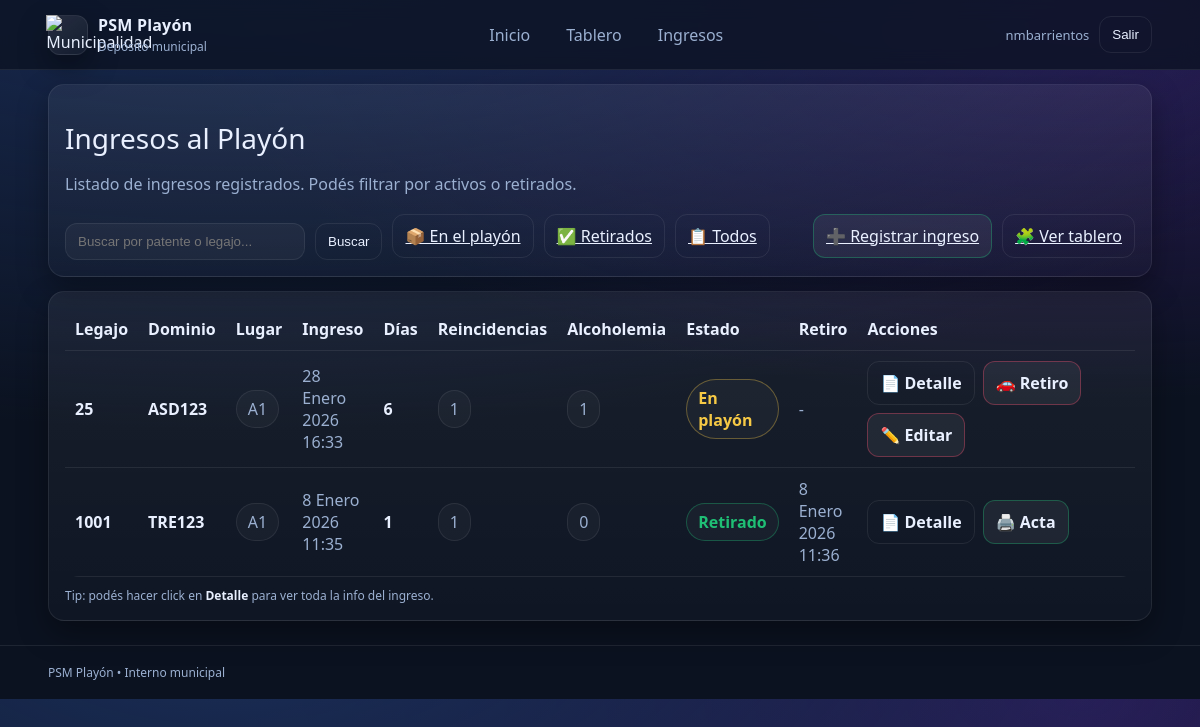
The app's page /ingresos/ (signed in), older data.
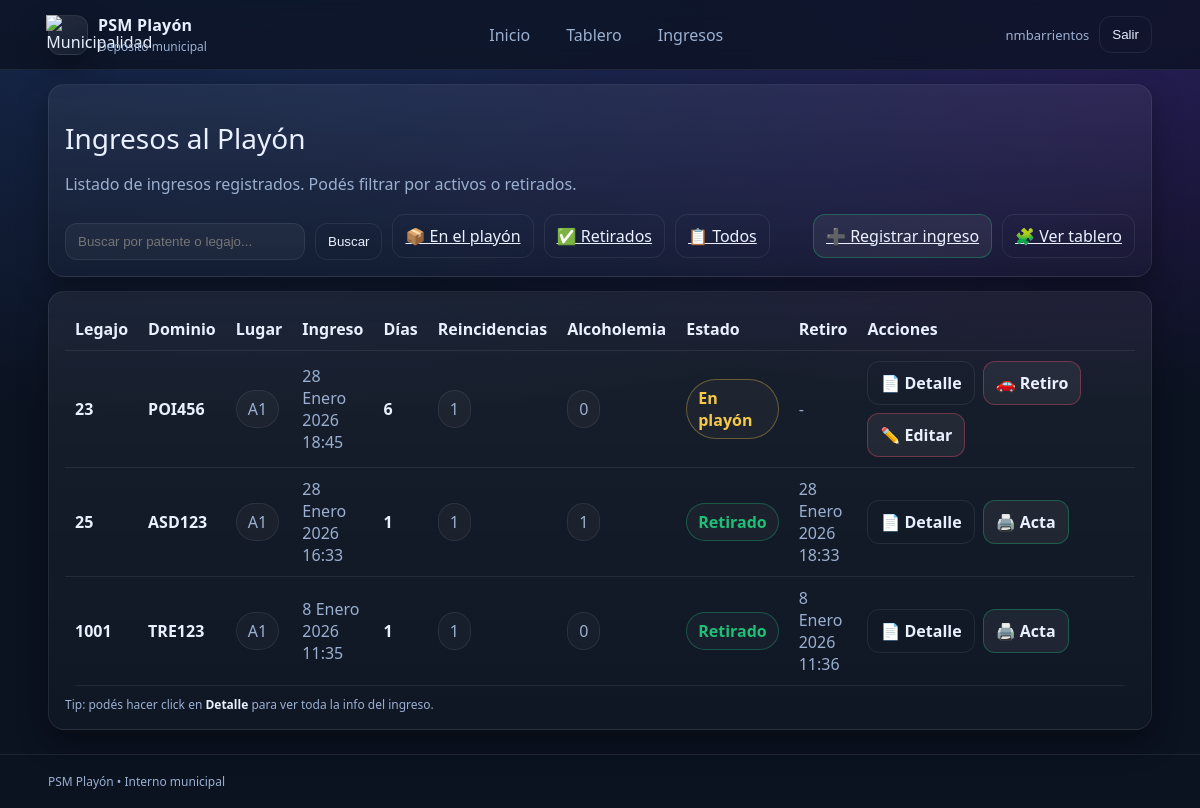
The same page, newer data.
### vehiculos/models.py (models this page shows, shortened)
class IngresoPlayon(models.Model):
    TIPO_VEHICULO_CHOICES = [
        ("AUTO", "Auto"),
        ("MOTO", "Moto"),
        ("CAMIONETA", "Camioneta"),
        ("CAMION", "Camión"),
        ("OTRO", "Otro"),
    ]
    vehiculo = models.ForeignKey(Vehiculo, on_delete=models.PROTECT, related_name="ingresos")
    fecha_ingreso = models.DateTimeField("Fecha de ingreso", auto_now_add=True)
    tipo_vehiculo = models.CharField("Tipo de vehículo", max_length=20, choices=TIPO_VEHICULO_CHOICES, blank=False)
    marca = models.CharField(max_length=50, blank=False)
    modelo = models.CharField(max_length=50, blank=False)
    anio = models.PositiveIntegerField("Año", null=True, blank=False)
    color = models.CharField(max_length=30, blank=False)
    nro_legajo_playon = models.CharField("N° de legajo en playón", max_length=30, unique=True)
    lugar_infraccion = models.CharField("Lugar de la infracción", max_length=255, blank=False)
    acta_infraccion_recibida = models.BooleanField("Acta de infracción recibida", default=False)
    acta_secuestro_recibida = models.BooleanField("Acta de secuestro recibida", default=False)
    inventario_objetos_visibles_recibido = models.BooleanField("Inventario de objetos visibles recibido", default=False)
    registro_fotografico_recibido = models.BooleanField("Registro fotográfico recibido", default=False)
    PRUEBA_ALCOHOLEMIA_CHOICES = [
        ("SI", "Sí"),
        ("NO", "No"),
        ("NC", "No corresponde"),
    ]
    prueba_alcoholemia_estado = models.CharField(
        "Prueba de alcoholemia/test",
        max_length=2,
        choices=PRUEBA_ALCOHOLEMIA_CHOICES,
        default="NC",
    )
    coincide_inventario = models.BooleanField("¿Coincide el inventario?", default=False)
    coinciden_danios_registrados = models.BooleanField("¿Coinciden los daños registrados?", default=False)
    detalle_danios_no_coincidentes = models.TextField("Detalle de daños no coincidentes", blank=True)
    bateria_desconectada = models.BooleanField("Batería desconectada", default=False)
    ubicacion_interna = models.CharField("Ubicación interna en playa", max_length=100, blank=False)
    lugar = models.ForeignKey(
        LugarPlayon,
        on_delete=models.PROTECT,
        null=True,
        blank=True,
        related_name="ingresos",
    )
    recibido_por = models.ForeignKey(User, on_delete=models.PROTECT, related_name="ingresos_recibidos")
    observaciones_generales = models.TextField("Observaciones generales", blank=True)
    retirado = models.BooleanField("¿Retirado?", default=False)
    fecha_retiro = models.DateTimeField("Fecha de retiro", null=True, blank=True)
    entregado_por = models.ForeignKey(
        User,
        on_delete=models.PROTECT,
        related_name="egresos_entregados",
        null=True,
        blank=True,
    )
    nombre_retira = models.CharField("Nombre de quien retira", max_length=100, blank=True)
    dni_retira = models.CharField("DNI de quien retira", max_length=20, blank=True)
    observaciones_egreso = models.TextField("Observaciones de egreso", blank=True)
    class Meta:
        verbose_name = "Ingreso al playón"
        verbose_name_plural = "Ingresos al playón"
        ordering = ["-fecha_ingreso"]
    @property
    def dias_en_playon(self):
        inicio = djtz.localtime(self.fecha_ingreso).date()
        fin_dt = self.fecha_retiro if (self.retirado and self.fecha_retiro) else djtz.now()
        fin = djtz.localtime(fin_dt).date()
        return (fin - inicio).days + 1

class Vehiculo(models.Model):
    dominio = models.CharField("Dominio (Patente)", max_length=10, unique=True)
    marca = models.CharField(max_length=50, blank=False)
    modelo = models.CharField(max_length=50, blank=False)
    color = models.CharField(max_length=30, blank=False)
    nro_chasis = models.CharField("N° de chasis", max_length=50, blank=False)
    nro_motor = models.CharField("N° de motor", max_length=50, blank=False)
    anio = models.PositiveIntegerField("Año", null=True, blank=False)
    fecha_alta = models.DateTimeField("Fecha de alta en sistema", auto_now_add=True)

class LugarPlayon(models.Model):
    ESTADO_CHOICES = [
        ("LIBRE", "Libre"),
        ("OCUPADO", "Ocupado"),
        ("FUERA", "Fuera de servicio"),
    ]
    TIPO_CHOICES = [
        ("GENERAL", "General"),
        ("MOTO", "Exclusivo motos"),
    ]
    fila = models.CharField(max_length=1)  # A-Z
    columna = models.PositiveSmallIntegerField()  # 1-15
    estado = models.CharField(max_length=10, choices=ESTADO_CHOICES, default="LIBRE")
    tipo = models.CharField(max_length=10, choices=TIPO_CHOICES, default="GENERAL")
    class Meta:
        unique_together = ("fila", "columna")
        ordering = ["fila", "columna"]
    @property
    def codigo(self):
        return f"{self.fila}{self.columna}"

### ingresos/views.py (the view)
# urls.py: path("", views.lista_ingresos, name="lista_ingresos"),  # todos
@login_required
def lista_ingresos(request):
    grupos = set(request.user.groups.values_list("name", flat=True))
    if "ENCARGADO_PLAYON" not in grupos and "ADMIN_SISTEMA" not in grupos:
        return render(request, "cuentas/no_permiso.html")
    q = (request.GET.get("q") or "").strip()
    ingresos = _qs_ingresos_base()
    if q:
        ingresos = ingresos.filter(
            Q(nro_legajo_playon__icontains=q) |
            Q(vehiculo__dominio__icontains=q)
        )
    return render(request, "ingresos/lista_ingresos.html", {
        "ingresos": ingresos,
        "titulo": "Ingresos al Playón",
        "q": q,
    })

### ingresos/views.py (called while the page is built)
def _qs_ingresos_base():
    return (
        IngresoPlayon.objects
        .select_related("vehiculo", "recibido_por", "entregado_por", "lugar")
        .annotate(
            reincidencias=Count("vehiculo__ingresos", distinct=True),
            reincidencias_alcoholemia=Count(
                "vehiculo__ingresos",
                filter=Q(vehiculo__ingresos__prueba_alcoholemia_estado="SI"),
                distinct=True
            ),
        )
        .order_by("-fecha_ingreso")
    )

### templates/ingresos/lista_ingresos.html (shortened to what the changed rows need)
{% extends "base.html" %}
{% block content %}
  <div class="card">
    {% if ingresos %}
      <div style="overflow:auto;">
        <table class="table">
          <thead>
            <tr>
              <th>Legajo</th>
              <th>Dominio</th>
              <th>Lugar</th>
              <th>Ingreso</th>
              <th>Días</th>
              <th>Reincidencias</th>
              <th>Alcoholemia</th>
              <th>Estado</th>
              <th>Retiro</th>
              <th style="width: 360px;">Acciones</th>
            </tr>
          </thead>
          <tbody>
            {% for i in ingresos %}
              <tr>
                <td style="color: var(--text); font-weight: 900;">{{ i.nro_legajo_playon }}</td>
                <td style="color: var(--text); font-weight: 900;">{{ i.vehiculo.dominio }}</td>
                <td>
                  {% if i.lugar %}
                    <span class="pill" style="display:inline-block;">{{ i.lugar.codigo }}</span>
                  {% else %}
                    <span class="muted">-</span>
                  {% endif %}
                </td>
                <td>{{ i.fecha_ingreso }}</td>
                <td style="color: var(--text); font-weight: 800;">
                  {{ i.dias_en_playon }}
                </td>
                <td>
                  <span class="pill" style="display:inline-block;">
                    {{ i.reincidencias }}
                  </span>
                </td>
                <td>
                  <span class="pill" style="display:inline-block;">
                    {{ i.reincidencias_alcoholemia }}
                  </span>
                </td>
                <td>
                  {% if i.retirado %}
                    <span class="pill" style="display:inline-block; border-color: rgba(31,191,117,.35);">
                      <b style="color:var(--ok)">Retirado</b>
                    </span>
                  {% else %}
                    <span class="pill" style="display:inline-block; border-color: rgba(246,201,69,.35);">
                      <b style="color:var(--warn)">En playón</b>
                    </span>
                  {% endif %}
                </td>
                <td>
                  {% if i.fecha_retiro %}
                    {{ i.fecha_retiro }}
                  {% else %}
                    <span class="muted">-</span>
                  {% endif %}
                </td>
                <td>
                  <div style="display:flex; gap:8px; flex-wrap:wrap;">
                    <a class="btn btn--ghost" href="{% url 'detalle_ingreso' i.id %}">📄 Detalle</a>
                    {% if not i.retirado %}
                      <a class="btn btn--bad" href="{% url 'registrar_egreso' i.id %}">🚗 Retiro</a>
                      <a class="btn btn--bad" href="{% url 'editar_ingreso' i.id %}">✏️ Editar</a>
                    {% else %}
                      <a class="btn btn--ok" href="{% url 'imprimir_retiro' i.id %}">🖨️ Acta</a>
                    {% endif %}
                  </div>
                </td>
              </tr>
            {% endfor %}
          </tbody>
        </table>
      </div>
    {% else %}
      <p class="muted">No hay ingresos para mostrar.</p>
    {% endif %}
  </div>
{% endblock %}

Row changes from the older to the newer data that the page shows:
added IngresoPlayon: nro_legajo_playon "23", vehiculo.dominio "POI456", lugar.codigo "A1", fecha_ingreso "28 Enero 2026 18:45", dias_en_playon "6", reincidencias "1", reincidencias_alcoholemia "0", shows "En playón", shows "🚗 Retiro"
changed IngresoPlayon "ASD123": dias_en_playon "6" → "1"; fecha_retiro (not shown) → "28 Enero 2026 18:33"; retirado "En playón 🚗 Retiro ✏️ Editar" → "Retirado 🖨️ Acta"; no longer shows "-"
